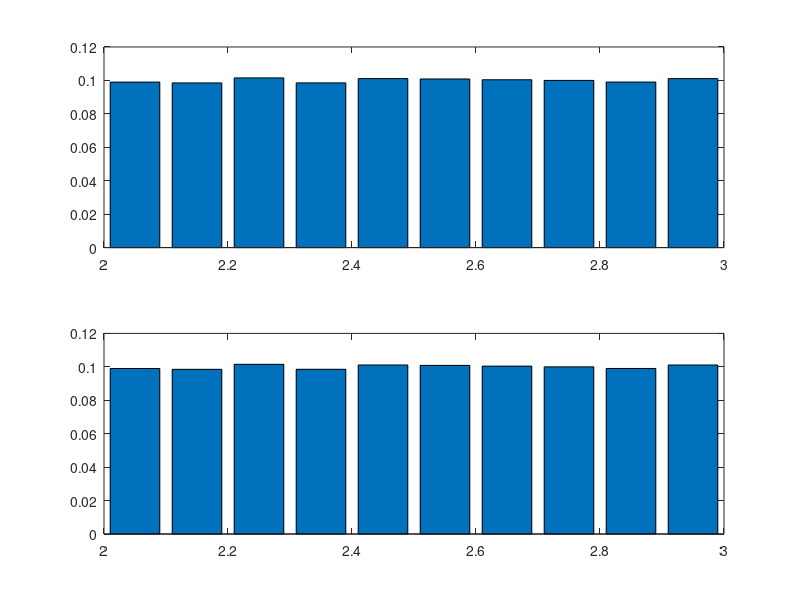

The MATLAB source for this figure:
%%%%% Matlab program to plot pdf of uniformly distributed random variables
clear all; close all; clc;
a = 2; %lower limit

b = 3; % upper limit

N = 100000; %%% Number of samples

x = a + (b - a)*rand(1,N); % uniformly distributed random variables

nob = 10; % Number of bins used in histogram

aa = linspace(a,b,nob+1); % Initialize the Counters

count(size(aa)) = 0;

for i = 1:length(aa) - 1
    for j = 1:N
        if x(j) >= aa(i) && x(j) < aa(i+1)
            count(i) = count(i) + 1;
        end
    end
    y(i) = (aa(i) + aa(i+1))/2;
end
subplot(211)
bar(y, count(1:end-1)/length(x));

[bin, val] = hist(x,y);
subplot(212)
bar(y, bin/length(x));



